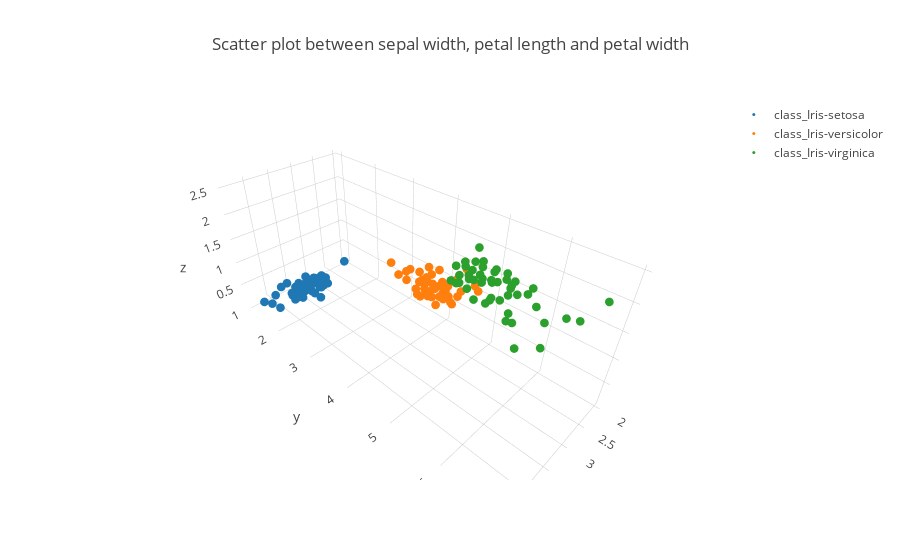

This figure's notebook cell:
### Code cell
data = []
for i in ['Iris-setosa', 'Iris-versicolor', 'Iris-virginica']:
    trace = go.Scatter3d(x = iris[iris["target"] == i].iloc[:, 1],
                         y = iris[iris["target"] == i].iloc[:, 2],
                         z = iris[iris["target"] == i].iloc[:, 3],
                         mode = 'markers',
                         name = "class_{}".format(i),
                         marker = dict(size = 3))
    data.append(trace)
    layout=dict(
        title='Scatter plot between sepal width, petal length and petal width'
    )
figure = dict(data=data, layout = layout)
iplot(figure)

### Figure 1 — Plotly figure (JSON) as saved in the notebook; plotly's stock layout.template omitted (floating-point values rounded to 4 significant figures)
{"data": [{"marker": {"size": 3}, "mode": "markers", "name": "class_Iris-setosa", "type": "scatter3d", "uid": "fd15195e-b4c5-4bc7-9a65-c29b5e517d9d", "x": [3.5, 3, 3.2, 3.1, 3.6, 3.9, 3.4, 3.4, 2.9, 3.1, 3.7, 3.4, 3, 3, 4, 4.4, 3.9, 3.5, 3.8, 3.8, 3.4, 3.7, 3.6, 3.3, 3.4, 3, 3.4, 3.5, 3.4, 3.2, 3.1, 3.4, 4.1, 4.2, 3.1, 3.2, 3.5, 3.1, 3, 3.4, 3.5, 2.3, 3.2, 3.5, 3.8, 3, 3.8, 3.2, 3.7, 3.3], "y": [1.4, 1.4, 1.3, 1.5, 1.4, 1.7, 1.4, 1.5, 1.4, 1.5, 1.5, 1.6, 1.4, 1.1, 1.2, 1.5, 1.3, 1.4, 1.7, 1.5, 1.7, 1.5, 1, 1.7, 1.9, 1.6, 1.6, 1.5, 1.4, 1.6, 1.6, 1.5, 1.5, 1.4, 1.5, 1.2, 1.3, 1.5, 1.3, 1.5, 1.3, 1.3, 1.3, 1.6, 1.9, 1.4, 1.6, 1.4, 1.5, 1.4], "z": [0.2, 0.2, 0.2, 0.2, 0.2, 0.4, 0.3, 0.2, 0.2, 0.1, 0.2, 0.2, 0.1, 0.1, 0.2, 0.4, 0.4, 0.3, 0.3, 0.3, 0.2, 0.4, 0.2, 0.5, 0.2, 0.2, 0.4, 0.2, 0.2, 0.2, 0.2, 0.4, 0.1, 0.2, 0.1, 0.2, 0.2, 0.1, 0.2, 0.2, 0.3, 0.3, 0.2, 0.6, 0.4, 0.3, 0.2, 0.2, 0.2, 0.2]}, {"marker": {"size": 3}, "mode": "markers", "name": "class_Iris-versicolor", "type": "scatter3d", "uid": "3ee09352-929a-430e-94dc-67675865e07e", "x": [3.2, 3.2, 3.1, 2.3, 2.8, 2.8, 3.3, 2.4, 2.9, 2.7, 2, 3, 2.2, 2.9, 2.9, 3.1, 3, 2.7, 2.2, 2.5, 3.2, 2.8, 2.5, 2.8, 2.9, 3, 2.8, 3, 2.9, 2.6, 2.4, 2.4, 2.7, 2.7, 3, 3.4, 3.1, 2.3, 3, 2.5, 2.6, 3, 2.6, 2.3, 2.7, 3, 2.9, 2.9, 2.5, 2.8], "y": [4.7, 4.5, 4.9, 4, 4.6, 4.5, 4.7, 3.3, 4.6, 3.9, 3.5, 4.2, 4, 4.7, 3.6, 4.4, 4.5, 4.1, 4.5, 3.9, 4.8, 4, 4.9, 4.7, 4.3, 4.4, 4.8, 5, 4.5, 3.5, 3.8, 3.7, 3.9, 5.1, 4.5, 4.5, 4.7, 4.4, 4.1, 4, 4.4, 4.6, 4, 3.3, 4.2, 4.2, 4.2, 4.3, 3, 4.1], "z": [1.4, 1.5, 1.5, 1.3, 1.5, 1.3, 1.6, 1, 1.3, 1.4, 1, 1.5, 1, 1.4, 1.3, 1.4, 1.5, 1, 1.5, 1.1, 1.8, 1.3, 1.5, 1.2, 1.3, 1.4, 1.4, 1.7, 1.5, 1, 1.1, 1, 1.2, 1.6, 1.5, 1.6, 1.5, 1.3, 1.3, 1.3, 1.2, 1.4, 1.2, 1, 1.3, 1.2, 1.3, 1.3, 1.1, 1.3]}, {"marker": {"size": 3}, "mode": "markers", "name": "class_Iris-virginica", "type": "scatter3d", "uid": "2894efab-5809-4672-8dae-8ca93935a97b", "x": [3.3, 2.7, 3, 2.9, 3, 3, 2.5, 2.9, 2.5, 3.6, 3.2, 2.7, 3, 2.5, 2.8, 3.2, 3, 3.8, 2.6, 2.2, 3.2, 2.8, 2.8, 2.7, 3.3, 3.2, 2.8, 3, 2.8, 3, 2.8, 3.8, 2.8, 2.8, 2.6, 3, 3.4, 3.1, 3, 3.1, 3.1, 3.1, 2.7, 3.2, 3.3, 3, 2.5, 3, 3.4, 3], "y": [6, 5.1, 5.9, 5.6, 5.8, 6.6, 4.5, 6.3, 5.8, 6.1, 5.1, 5.3, 5.5, 5, 5.1, 5.3, 5.5, 6.7, 6.9, 5, 5.7, 4.9, 6.7, 4.9, 5.7, 6, 4.8, 4.9, 5.6, 5.8, 6.1, 6.4, 5.6, 5.1, 5.6, 6.1, 5.6, 5.5, 4.8, 5.4, 5.6, 5.1, 5.1, 5.9, 5.7, 5.2, 5, 5.2, 5.4, 5.1], "z": [2.5, 1.9, 2.1, 1.8, 2.2, 2.1, 1.7, 1.8, 1.8, 2.5, 2, 1.9, 2.1, 2, 2.4, 2.3, 1.8, 2.2, 2.3, 1.5, 2.3, 2, 2, 1.8, 2.1, 1.8, 1.8, 1.8, 2.1, 1.6, 1.9, 2, 2.2, 1.5, 1.4, 2.3, 2.4, 1.8, 1.8, 2.1, 2.4, 2.3, 1.9, 2.3, 2.5, 2.3, 1.9, 2, 2.3, 1.8]}], "layout": {"title": {"text": "Scatter plot between sepal width, petal length and petal width"}}}
